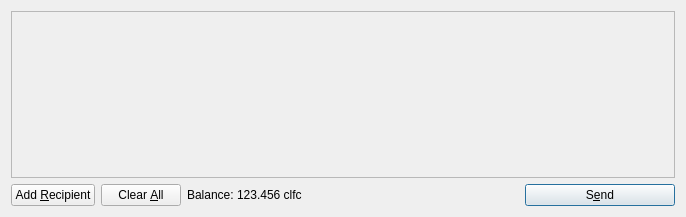
<?xml version="1.0" encoding="UTF-8"?>
<ui version="4.0">
 <class>SendCoinsDialog</class>
 <widget class="QDialog" name="SendCoinsDialog">
  <property name="geometry">
   <rect>
    <x>0</x>
    <y>0</y>
    <width>686</width>
    <height>217</height>
   </rect>
  </property>
  <property name="windowTitle">
   <string>Send Coins</string>
  </property>
  <layout class="QVBoxLayout" name="verticalLayout">
   <item>
    <widget class="QScrollArea" name="scrollArea">
     <property name="widgetResizable">
      <bool>true</bool>
     </property>
     <widget class="QWidget" name="scrollAreaWidgetContents">
      <property name="geometry">
       <rect>
        <x>0</x>
        <y>0</y>
        <width>666</width>
        <height>165</height>
       </rect>
      </property>
      <layout class="QVBoxLayout" name="verticalLayout_2">
       <property name="margin">
        <number>0</number>
       </property>
       <item>
        <layout class="QVBoxLayout" name="entries">
         <property name="spacing">
          <number>6</number>
         </property>
        </layout>
       </item>
       <item>
        <spacer name="verticalSpacer">
         <property name="orientation">
          <enum>Qt::Vertical</enum>
         </property>
         <property name="sizeHint" stdset="0">
          <size>
           <width>20</width>
           <height>40</height>
          </size>
         </property>
        </spacer>
       </item>
      </layout>
     </widget>
    </widget>
   </item>
   <item>
    <layout class="QHBoxLayout" name="horizontalLayout">
     <item>
      <widget class="QPushButton" name="addButton">
       <property name="toolTip">
        <string>Send to multiple recipients at once</string>
       </property>
       <property name="text">
        <string>Add &amp;Recipient</string>
       </property>
       <property name="icon">
        <iconset resource="../bitcoin.qrc">
         <normaloff>:/icons/add</normaloff>:/icons/add</iconset>
       </property>
       <property name="autoDefault">
        <bool>false</bool>
       </property>
      </widget>
     </item>
     <item>
      <widget class="QPushButton" name="clearButton">
       <property name="sizePolicy">
        <sizepolicy hsizetype="Minimum" vsizetype="Fixed">
         <horstretch>0</horstretch>
         <verstretch>0</verstretch>
        </sizepolicy>
       </property>
       <property name="toolTip">
        <string>Remove all transaction fields</string>
       </property>
       <property name="text">
        <string>Clear &amp;All</string>
       </property>
       <property name="icon">
        <iconset resource="../bitcoin.qrc">
         <normaloff>:/icons/remove</normaloff>:/icons/remove</iconset>
       </property>
       <property name="autoRepeatDelay">
        <number>300</number>
       </property>
       <property name="autoDefault">
        <bool>false</bool>
       </property>
      </widget>
     </item>
     <item>
      <layout class="QHBoxLayout" name="horizontalLayout_2">
       <property name="spacing">
        <number>3</number>
       </property>
       <item>
        <widget class="QLabel" name="label">
         <property name="text">
          <string>Balance:</string>
         </property>
        </widget>
       </item>
       <item>
        <widget class="QLabel" name="labelBalance">
         <property name="cursor">
          <cursorShape>IBeamCursor</cursorShape>
         </property>
         <property name="text">
          <string>123.456 clfc</string>
         </property>
         <property name="textInteractionFlags">
          <set>Qt::LinksAccessibleByMouse|Qt::TextSelectableByKeyboard|Qt::TextSelectableByMouse</set>
         </property>
        </widget>
       </item>
      </layout>
     </item>
     <item>
      <spacer name="horizontalSpacer">
       <property name="orientation">
        <enum>Qt::Horizontal</enum>
       </property>
       <property name="sizeHint" stdset="0">
        <size>
         <width>40</width>
         <height>20</height>
        </size>
       </property>
      </spacer>
     </item>
     <item>
      <widget class="QPushButton" name="sendButton">
       <property name="minimumSize">
        <size>
         <width>150</width>
         <height>0</height>
        </size>
       </property>
       <property name="toolTip">
        <string>Confirm the send action</string>
       </property>
       <property name="text">
        <string>S&amp;end</string>
       </property>
       <property name="icon">
        <iconset resource="../bitcoin.qrc">
         <normaloff>:/icons/send</normaloff>:/icons/send</iconset>
       </property>
       <property name="default">
        <bool>true</bool>
       </property>
      </widget>
     </item>
    </layout>
   </item>
  </layout>
 </widget>
 <resources>
  <include location="../bitcoin.qrc"/>
 </resources>
 <connections/>
</ui>
